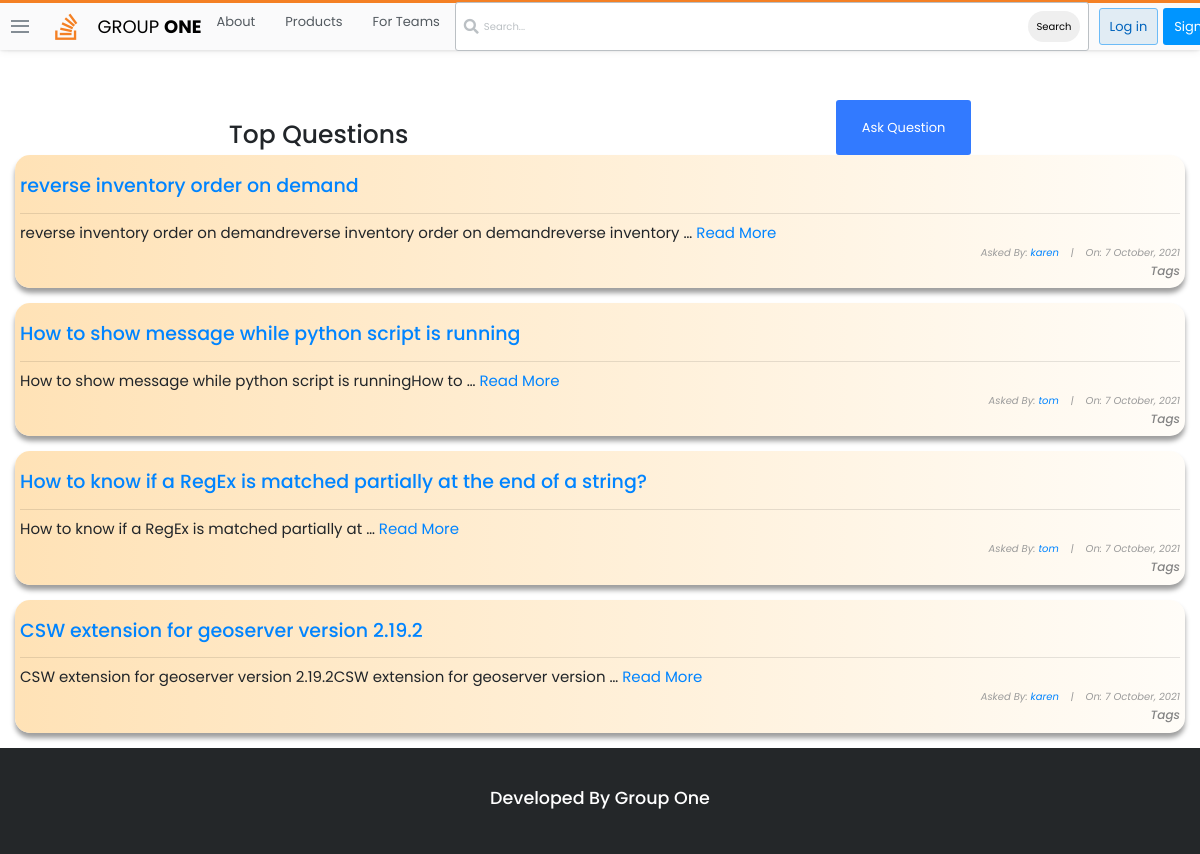
/questions/, run on an earlier commit of the app's database.
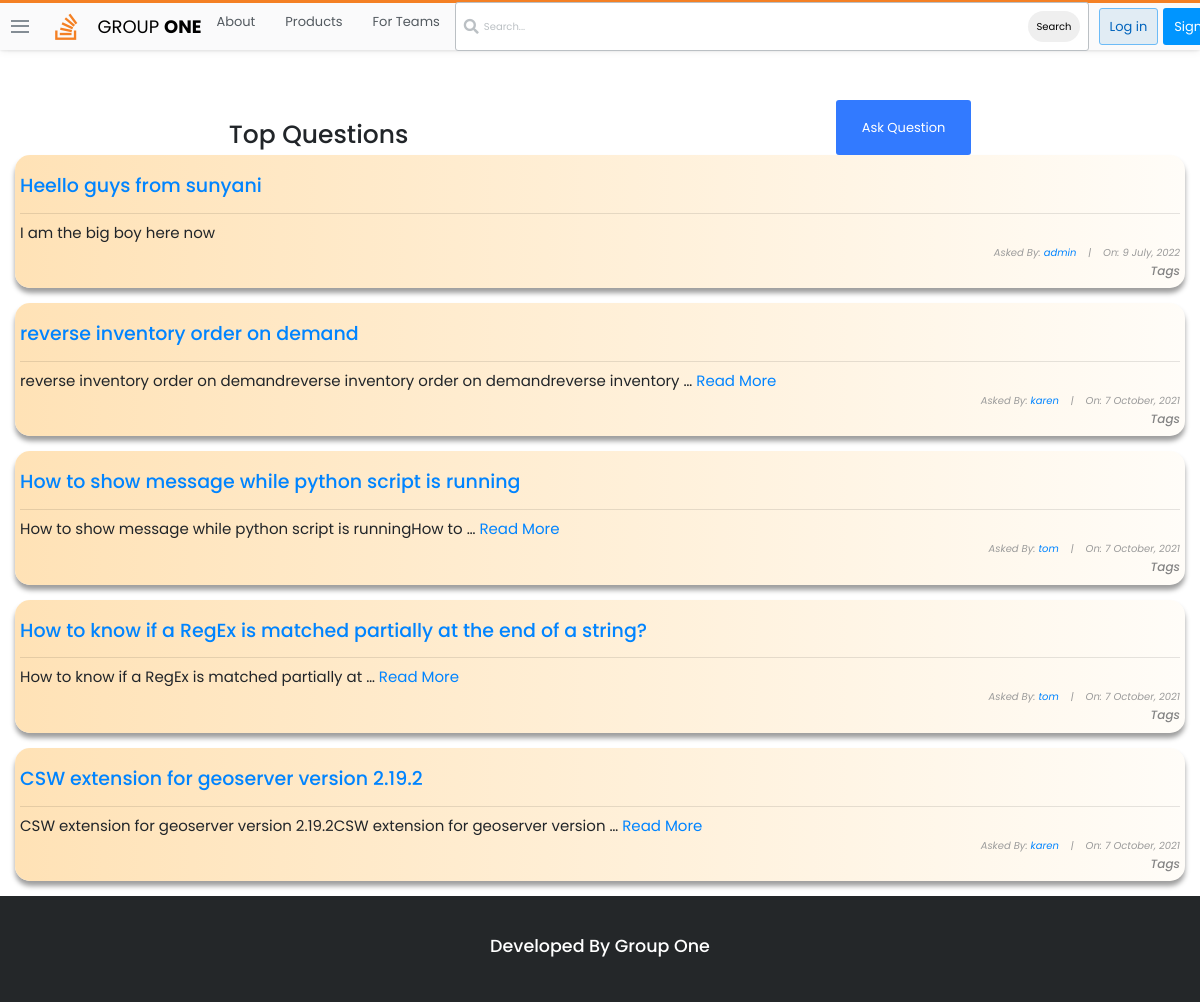
And on a later commit of the database.
### stackbase/models.py (models this page shows, shortened)
class Question(models.Model):
    user = models.ForeignKey(User, on_delete=models.CASCADE)
    title = models.CharField(max_length=10000)
    content = RichTextField()
    likes = models.ManyToManyField(User, related_name='question_post')
    date_created = models.DateTimeField(default=timezone.now)

### stackbase/views.py (the view)
# urls.py: path('questions/', views.QuestionListView.as_view(), name="question-lists"),
class QuestionListView(ListView):
    model = Question
    context_object_name = 'questions'
    ordering = ['-date_created']
    def get_context_data(self, **kwargs):
        context = super().get_context_data(**kwargs)
        search_input = self.request.GET.get('search-area') or ""
        if search_input:
            context['questions'] = context['questions'].filter(title__icontains = search_input)
            context['search_input'] = search_input
        return context

### stackbase/templates/stackbase/question_list.html (shortened to what this page needs)
{% extends 'base.html' %}
{% block content %}
<!DOCTYPE html>
<html lang="en">
<head>
</head>
<body>
    <div class="container">
        <div id="sub-nav">
            <h1 id="fh1">Top Questions</h1>
            {% if user.is_authenticated %}
            <button class="btn" id="logout-btn"><a id="fa" href="{% url 'stackbase:question-create'%}" style="color: white; text-decoration: none;">Ask Question</a></button>
            {% else %}
            <button class="btn" id="logout-btn"><a id="fa" href="{% url 'login' %}" style="color: white; text-decoration: none;">Ask Question</a></button>
            {% endif %}
        </div>
        <div class="list-question">
            <div class="questions">
                {% for question in questions %}
                <div class="container" style="background: linear-gradient(to right, rgb(255, 226, 182), rgba(255, 166, 0, 0.027)); padding: 5px; box-shadow: rgba(0, 0, 0, 0.383) 0px 5px 5px 0px; border-radius: 15px;" >
                    <div id="title-sec" style="display: flex; align-items: center;">
                        <h3 id="fh3"><a href="{% url 'stackbase:question-detail' question.id%}">{{ question.title }}</a></h3>
                    </div>
                    <hr>
                    {% if question.content|wordcount <= 10 %}
                    <h6 id="fh6" style="text-align: left;">{{ question.content}}</h6>
                    {% else %}
                    <h6 id="fh6" style="text-align: left;">{{ question.content|truncatewords:10}} <a href="{% url 'stackbase:question-detail' question.id%}">Read More</a></h6>
                    {% endif %}
                    <h6 id="fh6" style="font-size: 10px; font-style: italic; color: rgb(155, 155, 155);">Asked By: <a href="{% url 'profile' %}">{{ question.user }}</a>&nbsp;&nbsp;&nbsp; |&nbsp;&nbsp;&nbsp; On: {{question.date_created|date:"j F, Y"}}</h6>
                    <h5 style="text-align: right; font-size: 12px; font-style: italic;">Tags</h5>
                </div> <br>
                {% endfor %}
            </div>
        </div>
    </div>
</body>
</html>
{% endblock content %}

What changed in the data, as far as the page shows it:
added Question: title "Heello guys from sunyani", content "I am the big boy here now", user "admin", date_created "9 July, 2022"
